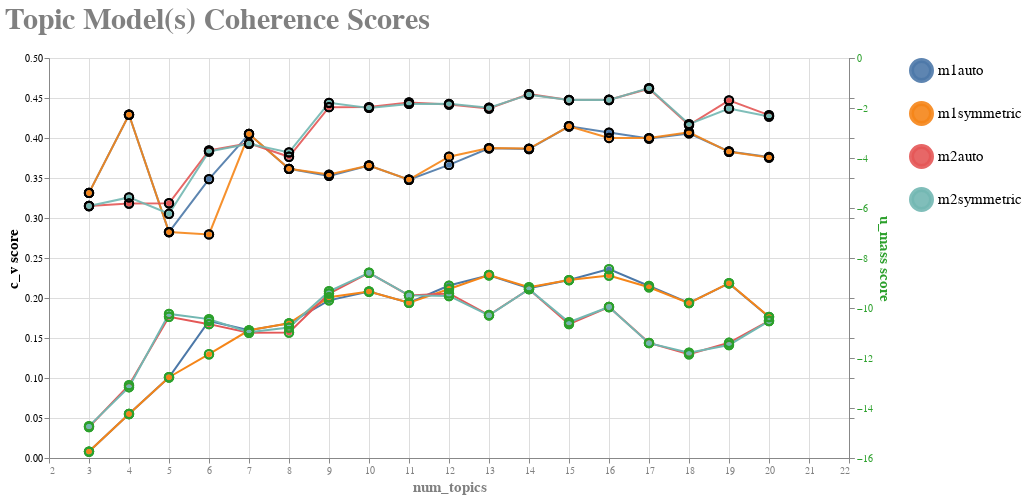

Notebook source saved alongside this figure:
### Code cell
coherence_chart

### Figure 1 — Vega-Lite specification as saved in the notebook (floating-point values rounded to 4 significant figures)
{"config": {"view": {"continuousWidth": 300, "continuousHeight": 300}, "axis": {"titleFont": "Courier", "titleFontSize": 15}, "axisBottom": {"labelColor": "gray", "titleColor": "gray", "titleFont": "Courier"}, "axisLeft": {"labelColor": "black", "titleColor": "black", "titleFont": "Courier"}, "axisRight": {"labelColor": "#2ca02c", "titleColor": "#2ca02c", "titleFont": "Courier"}, "legend": {"labelFont": "Courier", "labelFontSize": 15, "labelOverlap": false, "symbolSize": 400, "symbolStrokeWidth": 5, "title": null, "titleFontSize": 15}, "title": {"anchor": "start", "color": "gray", "font": "Courier", "fontSize": 30}}, "layer": [{"mark": {"type": "line"}, "encoding": {"color": {"field": "model_name", "type": "nominal"}}, "transform": [{"fold": ["c_v", "u_mass"], "as": ["Measure", "Value"]}]}, {"mark": {"type": "line", "opacity": 0.9, "point": true}, "encoding": {"color": {"field": "model_name", "type": "nominal"}, "tooltip": [{"field": "c_v", "type": "quantitative"}, {"field": "model_name", "type": "nominal"}, {"field": "num_topics", "type": "quantitative"}], "x": {"field": "num_topics", "type": "quantitative"}, "y": {"field": "c_v", "title": "c_v score", "type": "quantitative"}}, "transform": [{"fold": ["c_v", "u_mass"], "as": ["Measure", "Value"]}]}, {"mark": {"type": "line", "opacity": 1, "point": true}, "encoding": {"color": {"field": "model_name", "type": "nominal"}, "tooltip": [{"field": "u_mass", "type": "quantitative"}, {"field": "model_name", "type": "nominal"}, {"field": "num_topics", "type": "quantitative"}], "x": {"field": "num_topics", "type": "quantitative"}, "y": {"field": "u_mass", "title": "u_mass score", "type": "quantitative"}}, "transform": [{"fold": ["c_v", "u_mass"], "as": ["Measure", "Value"]}]}, {"mark": {"type": "circle", "fillOpacity": 0, "size": 70, "stroke": "#2ca02c"}, "encoding": {"color": {"field": "model_name", "type": "nominal"}, "tooltip": [{"field": "u_mass", "type": "quantitative"}, {"field": "model_name", "type": "nominal"}, {"field": "num_topics", "type": "quantitative"}], "x": {"field": "num_topics", "type": "quantitative"}, "y": {"axis": {"labels": false}, "field": "u_mass", "title": "", "type": "quantitative"}}, "transform": [{"fold": ["c_v", "u_mass"], "as": ["Measure", "Value"]}]}, {"mark": {"type": "circle", "fillOpacity": 0, "size": 70, "stroke": "black"}, "encoding": {"color": {"field": "model_name", "type": "nominal"}, "tooltip": [{"field": "c_v", "type": "quantitative"}, {"field": "model_name", "type": "nominal"}, {"field": "num_topics", "type": "quantitative"}], "x": {"field": "num_topics", "scale": {"domain": [2, 20.9]}, "type": "quantitative"}, "y": {"axis": {"labels": false}, "field": "c_v", "title": "", "type": "quantitative"}}, "transform": [{"fold": ["c_v", "u_mass"], "as": ["Measure", "Value"]}]}], "data": {"name": "data-5ed19fc0806f47f774dbf5f24dc41b24"}, "height": 400, "resolve": {"scale": {"y": "independent"}}, "title": {"text": ["Topic Model(s) Coherence Scores"], "subtitle": [""]}, "width": 800, "$schema": "https://vega.github.io/schema/vega-lite/v5.8.0.json", "datasets": {"data-5ed19fc0806f47f774dbf5f24dc41b24": [{"c_v": 0.3314, "u_mass": -15.74, "num_topics": 3, "alpha": "auto", "method": "m1", "model_name": "m1auto"}, {"c_v": 0.3314, "u_mass": -15.74, "num_topics": 3, "alpha": "symmetric", "method": "m1", "model_name": "m1symmetric"}, {"c_v": 0.315, "u_mass": -14.76, "num_topics": 3, "alpha": "auto", "method": "m2", "model_name": "m2auto"}, {"c_v": 0.315, "u_mass": -14.73, "num_topics": 3, "alpha": "symmetric", "method": "m2", "model_name": "m2symmetric"}, {"c_v": 0.4291, "u_mass": -14.24, "num_topics": 4, "alpha": "auto", "method": "m1", "model_name": "m1auto"}, {"c_v": 0.4291, "u_mass": -14.24, "num_topics": 4, "alpha": "symmetric", "method": "m1", "model_name": "m1symmetric"}, {"c_v": 0.3181, "u_mass": -13.09, "num_topics": 4, "alpha": "auto", "method": "m2", "model_name": "m2auto"}, {"c_v": 0.3257, "u_mass": -13.17, "num_topics": 4, "alpha": "symmetric", "method": "m2", "model_name": "m2symmetric"}, {"c_v": 0.2824, "u_mass": -12.77, "num_topics": 5, "alpha": "auto", "method": "m1", "model_name": "m1auto"}, {"c_v": 0.2824, "u_mass": -12.77, "num_topics": 5, "alpha": "symmetric", "method": "m1", "model_name": "m1symmetric"}, {"c_v": 0.3185, "u_mass": -10.35, "num_topics": 5, "alpha": "auto", "method": "m2", "model_name": "m2auto"}, {"c_v": 0.3053, "u_mass": -10.24, "num_topics": 5, "alpha": "symmetric", "method": "m2", "model_name": "m2symmetric"}, {"c_v": 0.3487, "u_mass": -10.52, "num_topics": 6, "alpha": "auto", "method": "m1", "model_name": "m1auto"}, {"c_v": 0.2795, "u_mass": -11.85, "num_topics": 6, "alpha": "symmetric", "method": "m1", "model_name": "m1symmetric"}, {"c_v": 0.3844, "u_mass": -10.65, "num_topics": 6, "alpha": "auto", "method": "m2", "model_name": "m2auto"}, {"c_v": 0.3831, "u_mass": -10.44, "num_topics": 6, "alpha": "symmetric", "method": "m2", "model_name": "m2symmetric"}, {"c_v": 0.405, "u_mass": -10.89, "num_topics": 7, "alpha": "auto", "method": "m1", "model_name": "m1auto"}, {"c_v": 0.405, "u_mass": -10.89, "num_topics": 7, "alpha": "symmetric", "method": "m1", "model_name": "m1symmetric"}, {"c_v": 0.3933, "u_mass": -10.99, "num_topics": 7, "alpha": "auto", "method": "m2", "model_name": "m2auto"}, {"c_v": 0.3928, "u_mass": -10.97, "num_topics": 7, "alpha": "symmetric", "method": "m2", "model_name": "m2symmetric"}, {"c_v": 0.3615, "u_mass": -10.61, "num_topics": 8, "alpha": "auto", "method": "m1", "model_name": "m1auto"}, {"c_v": 0.3615, "u_mass": -10.61, "num_topics": 8, "alpha": "symmetric", "method": "m1", "model_name": "m1symmetric"}, {"c_v": 0.3765, "u_mass": -10.98, "num_topics": 8, "alpha": "auto", "method": "m2", "model_name": "m2auto"}, {"c_v": 0.382, "u_mass": -10.78, "num_topics": 8, "alpha": "symmetric", "method": "m2", "model_name": "m2symmetric"}, {"c_v": 0.3527, "u_mass": -9.694, "num_topics": 9, "alpha": "auto", "method": "m1", "model_name": "m1auto"}, {"c_v": 0.3543, "u_mass": -9.572, "num_topics": 9, "alpha": "symmetric", "method": "m1", "model_name": "m1symmetric"}, {"c_v": 0.4386, "u_mass": -9.421, "num_topics": 9, "alpha": "auto", "method": "m2", "model_name": "m2auto"}, {"c_v": 0.444, "u_mass": -9.329, "num_topics": 9, "alpha": "symmetric", "method": "m2", "model_name": "m2symmetric"}, {"c_v": 0.3657, "u_mass": -9.344, "num_topics": 10, "alpha": "auto", "method": "m1", "model_name": "m1auto"}, {"c_v": 0.3655, "u_mass": -9.34, "num_topics": 10, "alpha": "symmetric", "method": "m1", "model_name": "m1symmetric"}, {"c_v": 0.4386, "u_mass": -8.596, "num_topics": 10, "alpha": "auto", "method": "m2", "model_name": "m2auto"}, {"c_v": 0.4376, "u_mass": -8.59, "num_topics": 10, "alpha": "symmetric", "method": "m2", "model_name": "m2symmetric"}, {"c_v": 0.3478, "u_mass": -9.786, "num_topics": 11, "alpha": "auto", "method": "m1", "model_name": "m1auto"}, {"c_v": 0.348, "u_mass": -9.793, "num_topics": 11, "alpha": "symmetric", "method": "m1", "model_name": "m1symmetric"}, {"c_v": 0.4445, "u_mass": -9.5, "num_topics": 11, "alpha": "auto", "method": "m2", "model_name": "m2auto"}, {"c_v": 0.4426, "u_mass": -9.495, "num_topics": 11, "alpha": "symmetric", "method": "m2", "model_name": "m2symmetric"}, {"c_v": 0.3664, "u_mass": -9.103, "num_topics": 12, "alpha": "auto", "method": "m1", "model_name": "m1auto"}, {"c_v": 0.3767, "u_mass": -9.242, "num_topics": 12, "alpha": "symmetric", "method": "m1", "model_name": "m1symmetric"}, {"c_v": 0.4418, "u_mass": -9.416, "num_topics": 12, "alpha": "auto", "method": "m2", "model_name": "m2auto"}, {"c_v": 0.4427, "u_mass": -9.519, "num_topics": 12, "alpha": "symmetric", "method": "m2", "model_name": "m2symmetric"}, {"c_v": 0.3871, "u_mass": -8.689, "num_topics": 13, "alpha": "auto", "method": "m1", "model_name": "m1auto"}, {"c_v": 0.3874, "u_mass": -8.681, "num_topics": 13, "alpha": "symmetric", "method": "m1", "model_name": "m1symmetric"}, {"c_v": 0.4368, "u_mass": -10.28, "num_topics": 13, "alpha": "auto", "method": "m2", "model_name": "m2auto"}, {"c_v": 0.4378, "u_mass": -10.29, "num_topics": 13, "alpha": "symmetric", "method": "m2", "model_name": "m2symmetric"}, {"c_v": 0.3862, "u_mass": -9.204, "num_topics": 14, "alpha": "auto", "method": "m1", "model_name": "m1auto"}, {"c_v": 0.3868, "u_mass": -9.165, "num_topics": 14, "alpha": "symmetric", "method": "m1", "model_name": "m1symmetric"}, {"c_v": 0.4548, "u_mass": -9.246, "num_topics": 14, "alpha": "auto", "method": "m2", "model_name": "m2auto"}, {"c_v": 0.4542, "u_mass": -9.247, "num_topics": 14, "alpha": "symmetric", "method": "m2", "model_name": "m2symmetric"}, {"c_v": 0.4147, "u_mass": -8.883, "num_topics": 15, "alpha": "auto", "method": "m1", "model_name": "m1auto"}, {"c_v": 0.4147, "u_mass": -8.883, "num_topics": 15, "alpha": "symmetric", "method": "m1", "model_name": "m1symmetric"}, {"c_v": 0.4474, "u_mass": -10.64, "num_topics": 15, "alpha": "auto", "method": "m2", "model_name": "m2auto"}, {"c_v": 0.4475, "u_mass": -10.57, "num_topics": 15, "alpha": "symmetric", "method": "m2", "model_name": "m2symmetric"}, {"c_v": 0.4067, "u_mass": -8.446, "num_topics": 16, "alpha": "auto", "method": "m1", "model_name": "m1auto"}, {"c_v": 0.4001, "u_mass": -8.704, "num_topics": 16, "alpha": "symmetric", "method": "m1", "model_name": "m1symmetric"}, {"c_v": 0.4479, "u_mass": -9.96, "num_topics": 16, "alpha": "auto", "method": "m2", "model_name": "m2auto"}, {"c_v": 0.4475, "u_mass": -9.961, "num_topics": 16, "alpha": "symmetric", "method": "m2", "model_name": "m2symmetric"}, {"c_v": 0.3994, "u_mass": -9.121, "num_topics": 17, "alpha": "auto", "method": "m1", "model_name": "m1auto"}, {"c_v": 0.3999, "u_mass": -9.171, "num_topics": 17, "alpha": "symmetric", "method": "m1", "model_name": "m1symmetric"}, {"c_v": 0.4616, "u_mass": -11.39, "num_topics": 17, "alpha": "auto", "method": "m2", "model_name": "m2auto"}, {"c_v": 0.4624, "u_mass": -11.41, "num_topics": 17, "alpha": "symmetric", "method": "m2", "model_name": "m2symmetric"}, {"c_v": 0.4058, "u_mass": -9.793, "num_topics": 18, "alpha": "auto", "method": "m1", "model_name": "m1auto"}, {"c_v": 0.4072, "u_mass": -9.802, "num_topics": 18, "alpha": "symmetric", "method": "m1", "model_name": "m1symmetric"}, {"c_v": 0.4162, "u_mass": -11.85, "num_topics": 18, "alpha": "auto", "method": "m2", "model_name": "m2auto"}, {"c_v": 0.4174, "u_mass": -11.79, "num_topics": 18, "alpha": "symmetric", "method": "m2", "model_name": "m2symmetric"}, {"c_v": 0.3832, "u_mass": -9.017, "num_topics": 19, "alpha": "auto", "method": "m1", "model_name": "m1auto"}, {"c_v": 0.3828, "u_mass": -9.008, "num_topics": 19, "alpha": "symmetric", "method": "m1", "model_name": "m1symmetric"}, {"c_v": 0.447, "u_mass": -11.39, "num_topics": 19, "alpha": "auto", "method": "m2", "model_name": "m2auto"}, {"c_v": 0.4368, "u_mass": -11.48, "num_topics": 19, "alpha": "symmetric", "method": "m2", "model_name": "m2symmetric"}, {"c_v": 0.3762, "u_mass": -10.36, "num_topics": 20, "alpha": "auto", "method": "m1", "model_name": "m1auto"}, {"c_v": 0.3755, "u_mass": -10.35, "num_topics": 20, "alpha": "symmetric", "method": "m1", "model_name": "m1symmetric"}, {"c_v": 0.4285, "u_mass": -10.51, "num_topics": 20, "alpha": "auto", "method": "m2", "model_name": "m2auto"}, {"c_v": 0.4268, "u_mass": -10.52, "num_topics": 20, "alpha": "symmetric", "method": "m2", "model_name": "m2symmetric"}]}}
